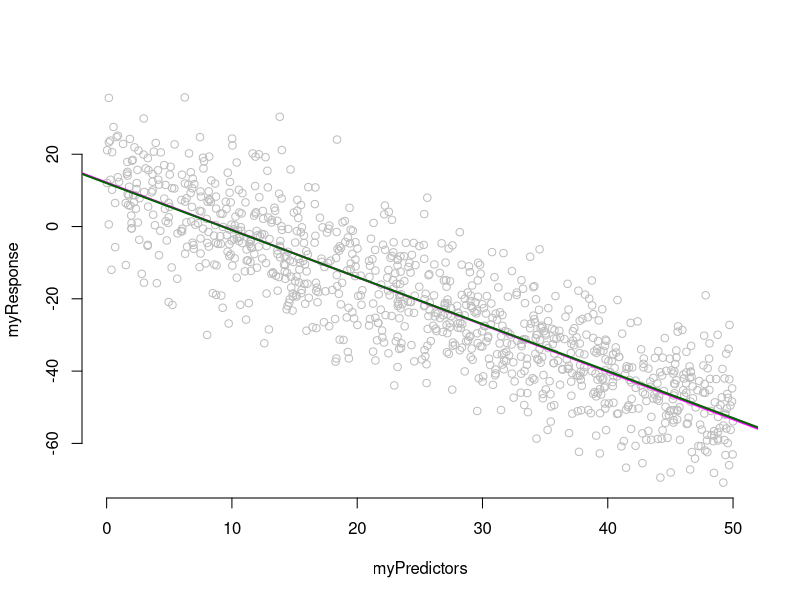

This figure's R source:
## ---- chunk 1

myPredictors = runif(1000, min=0, max=50)
myIntercept=12
mySigma=10
myBeta= -1.3

myResponse = sapply(myPredictors, function(i){
  myMean = mean=myIntercept + i*myBeta ## get the mean
  responseI = rnorm(n=1, myMean, sd=mySigma) ## add in the normally distributed error
  return(responseI)
 })



## ---- chunk 2

myl=lm(myResponse~myPredictors)
summary(myl)


plot(myPredictors, myResponse, bty="n", col = "gray")
abline(myl, col = "magenta", lwd=2)
abline(a=myIntercept, b=myBeta, col = "darkgreen", lwd=2)


## ---- chunk 3

## we want P(D|theta) x P(theta) = P(D|Alpha, Beta, Sigma) x p(Alpha, beta, sigma)
      
## calculate a log likelood for a given set of parameters and data
ln.L <- function(myY,myX,myAlpha,myBeta,mySigma){
    return(sum(
        dnorm(myY,mean=myAlpha + myBeta * myX,sd=mySigma,log=TRUE)
    ))
}

## this is the first part
firstPart = ln.L(myY = myResponse, myX = myPredictors, myAlpha = 13, myBeta = -1, mySigma=11)

## this is the second part
secondPart = dnorm(13, mean=0, sd=1, log=T) + dnorm(-1, mean=0, sd=1, log=T) + dexp(11, rate=1, log=T)

firstPart*secondPart
